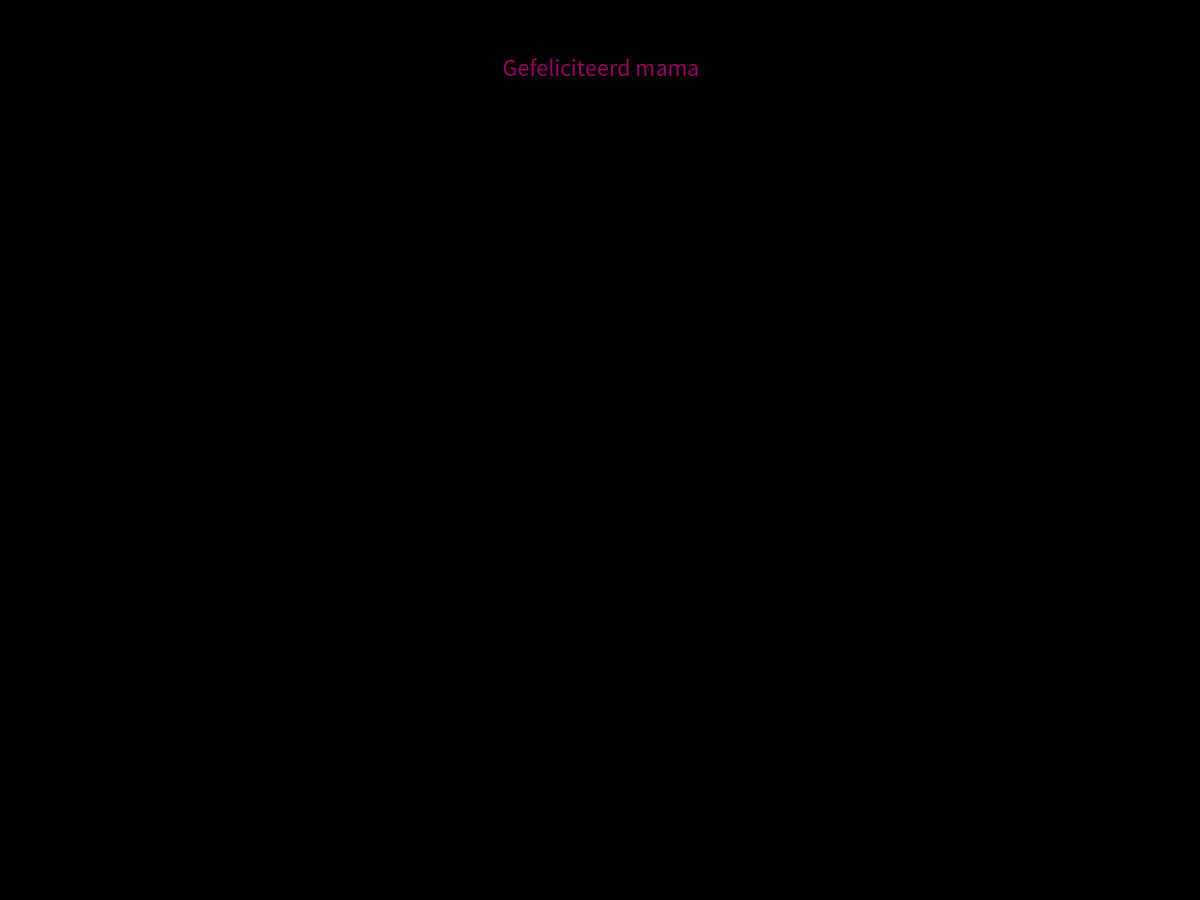
Frame 1 (no input)
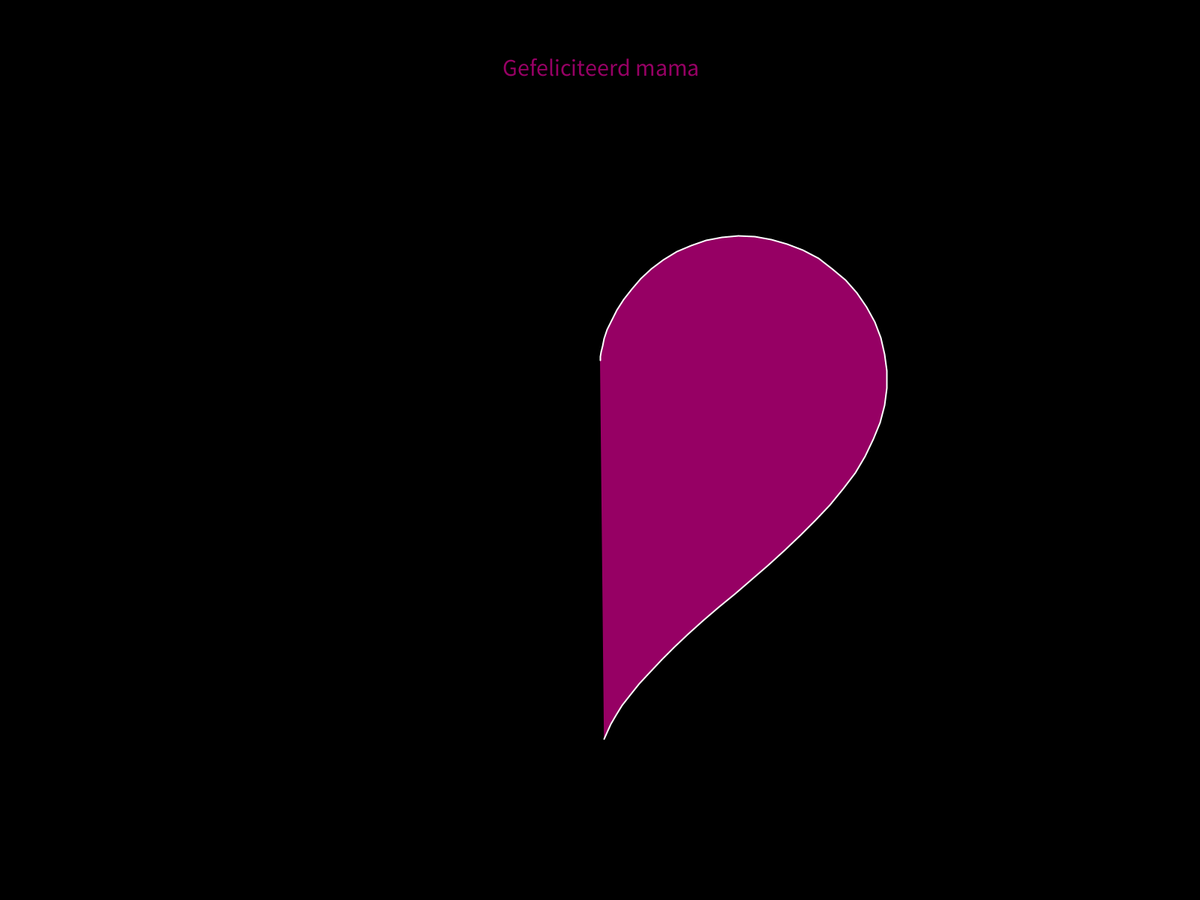
Frame 60 (the mouse pressed at the canvas centre just before this capture)
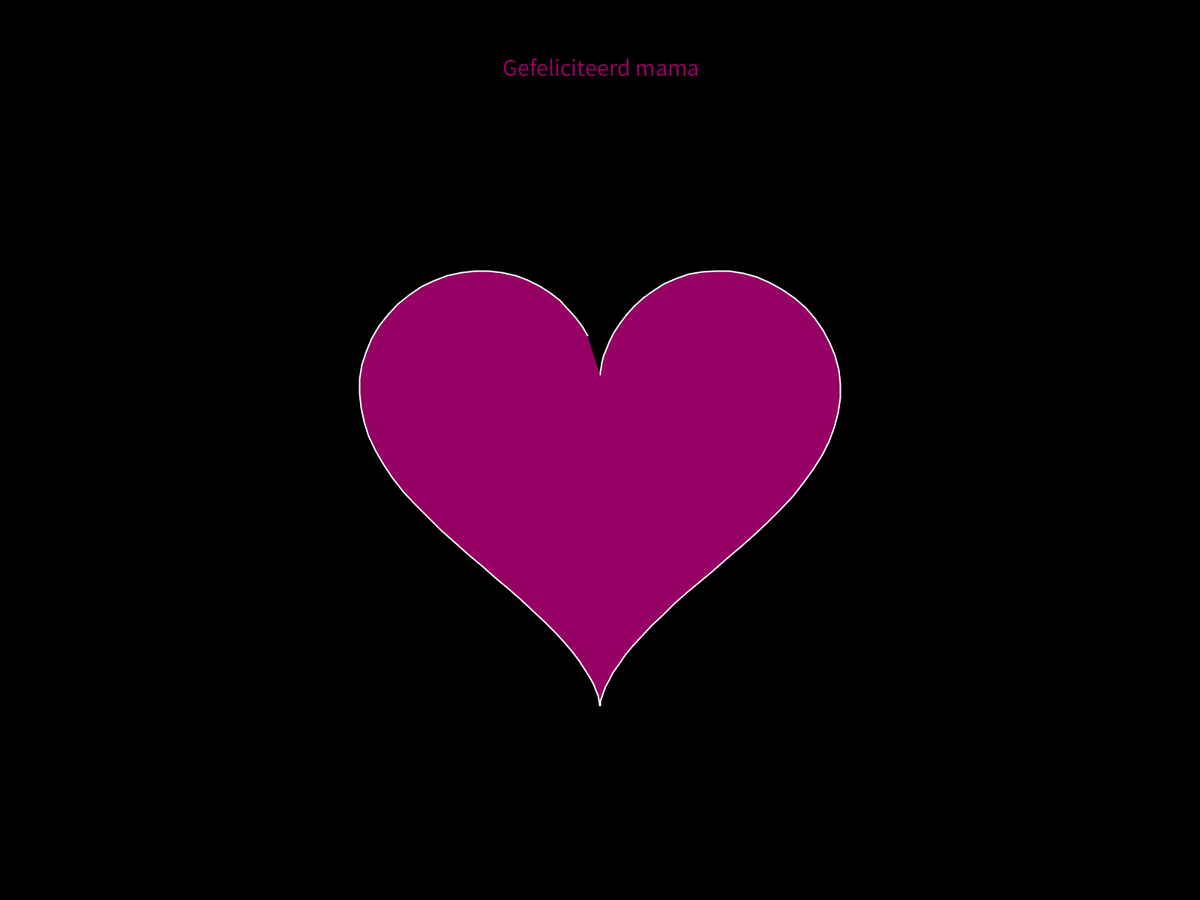
Frame 120 (the mouse held since frame 60 and released just before this capture)

The Processing sketch that drew these frames (run headless with seeded random() and noise(); from frame 60 on, the mouse is pressed at the canvas centre):

// Processing sketch: heart
// ── heart.pde

ArrayList<PVector> heart = new ArrayList<PVector>();
float a = 0;
void setup() {
  //size(400, 400);
  fullScreen();
}


void draw() {
  background(0);
  translate(width/2, height/2);
  textSize(32);
  textAlign(CENTER);
  fill(150,0,100);
  text("Gefeliciteerd mama",0,-height/2+100);

  stroke(255);
  strokeWeight(2);
  beginShape();
  for (PVector v : heart) {
    float r = map(sin(a),-1,1,height/80,height/40);
    vertex(r*v.x, r*v.y);
  }
  endShape();
  if (a<TWO_PI) {
    float x =  16 * pow(sin(a), 3);
    float y = -(13 * cos(a) - 5 * cos(2 * a) - 2 * cos(3 * a)- cos(4 * a));
    heart.add(new PVector(x, y));
  } else {
    if (heart.size()==0) {
      a=0;
    } else {
      heart.remove(0);
    }
  }

  a += 0.05;
}
